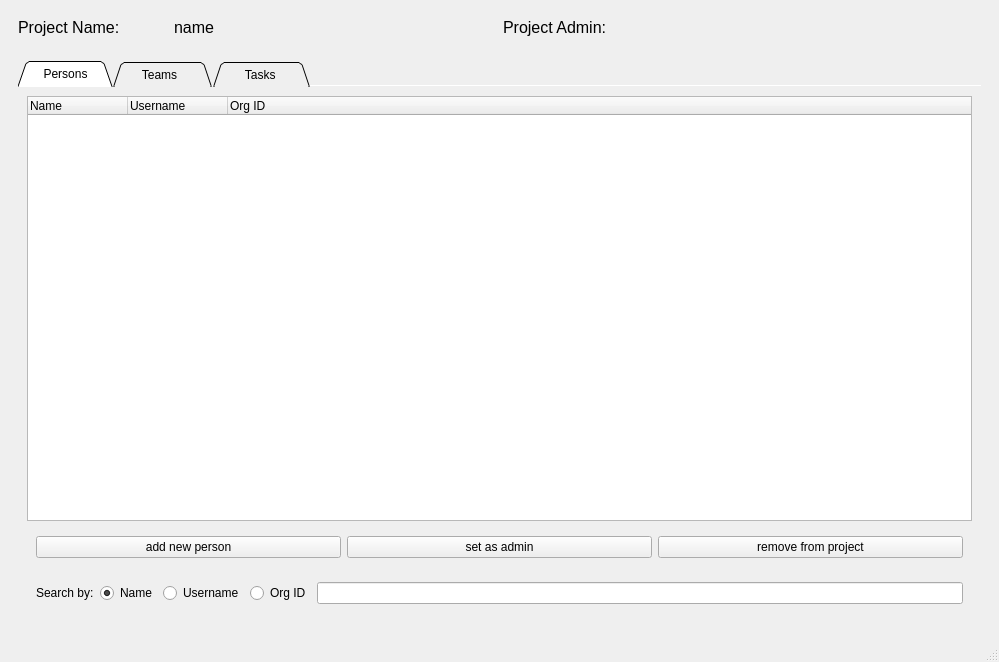
<?xml version="1.0" encoding="UTF-8"?>
<ui version="4.0">
 <class>ProjectsWindow</class>
 <widget class="QMainWindow" name="ProjectsWindow">
  <property name="geometry">
   <rect>
    <x>0</x>
    <y>0</y>
    <width>999</width>
    <height>662</height>
   </rect>
  </property>
  <property name="windowTitle">
   <string>MainWindow</string>
  </property>
  <widget class="QWidget" name="centralwidget">
   <layout class="QVBoxLayout" name="verticalLayout">
    <item>
     <widget class="QWidget" name="projects_page_header_widget" native="true">
      <layout class="QHBoxLayout" name="horizontalLayout">
       <item>
        <widget class="QLabel" name="projects_name_label">
         <property name="maximumSize">
          <size>
           <width>150</width>
           <height>16777215</height>
          </size>
         </property>
         <property name="font">
          <font>
           <pointsize>12</pointsize>
          </font>
         </property>
         <property name="text">
          <string>Project Name:</string>
         </property>
        </widget>
       </item>
       <item>
        <widget class="QLabel" name="projects_name_text">
         <property name="font">
          <font>
           <pointsize>12</pointsize>
          </font>
         </property>
         <property name="text">
          <string>name</string>
         </property>
        </widget>
       </item>
       <item>
        <widget class="QLabel" name="Project_admin_label">
         <property name="maximumSize">
          <size>
           <width>150</width>
           <height>16777215</height>
          </size>
         </property>
         <property name="font">
          <font>
           <pointsize>12</pointsize>
          </font>
         </property>
         <property name="text">
          <string>Project Admin:</string>
         </property>
        </widget>
       </item>
       <item>
        <widget class="QLabel" name="Project_admin_text">
         <property name="font">
          <font>
           <pointsize>12</pointsize>
          </font>
         </property>
         <property name="text">
          <string/>
         </property>
        </widget>
       </item>
      </layout>
     </widget>
    </item>
    <item>
     <widget class="QWidget" name="projects_page_body_widget" native="true">
      <layout class="QVBoxLayout" name="verticalLayout_2">
       <item>
        <widget class="QTabWidget" name="project_tabs">
         <property name="autoFillBackground">
          <bool>false</bool>
         </property>
         <property name="tabShape">
          <enum>QTabWidget::Triangular</enum>
         </property>
         <property name="currentIndex">
          <number>0</number>
         </property>
         <property name="documentMode">
          <bool>true</bool>
         </property>
         <property name="tabsClosable">
          <bool>false</bool>
         </property>
         <property name="movable">
          <bool>false</bool>
         </property>
         <property name="tabBarAutoHide">
          <bool>false</bool>
         </property>
         <widget class="QWidget" name="project_persons_tab">
          <attribute name="title">
           <string>    Persons    </string>
          </attribute>
          <layout class="QVBoxLayout" name="verticalLayout_3">
           <item>
            <widget class="QTreeWidget" name="project_persons_tree_widget">
             <column>
              <property name="text">
               <string>Name</string>
              </property>
             </column>
             <column>
              <property name="text">
               <string>Username</string>
              </property>
             </column>
             <column>
              <property name="text">
               <string>Org ID</string>
              </property>
             </column>
            </widget>
           </item>
           <item>
            <widget class="QWidget" name="widget_2" native="true">
             <layout class="QHBoxLayout" name="horizontalLayout_2">
              <item>
               <widget class="QPushButton" name="projects_add_person_BTN">
                <property name="text">
                 <string>add new person</string>
                </property>
               </widget>
              </item>
              <item>
               <widget class="QPushButton" name="projects_set_admin_BTN">
                <property name="text">
                 <string>set as admin</string>
                </property>
               </widget>
              </item>
              <item>
               <widget class="QPushButton" name="projects_remove_person_BTN">
                <property name="text">
                 <string>remove from project</string>
                </property>
               </widget>
              </item>
             </layout>
            </widget>
           </item>
           <item>
            <widget class="QWidget" name="widget" native="true">
             <layout class="QHBoxLayout" name="horizontalLayout_3">
              <item>
               <widget class="QLabel" name="serarch_by_text_label">
                <property name="text">
                 <string>Search by:</string>
                </property>
               </widget>
              </item>
              <item>
               <widget class="QRadioButton" name="search_by_name_radio">
                <property name="text">
                 <string>Name</string>
                </property>
                <property name="checked">
                 <bool>true</bool>
                </property>
               </widget>
              </item>
              <item>
               <widget class="QRadioButton" name="search_by_username_radio">
                <property name="text">
                 <string>Username</string>
                </property>
               </widget>
              </item>
              <item>
               <widget class="QRadioButton" name="search_by_org_id_radio">
                <property name="text">
                 <string>Org ID</string>
                </property>
               </widget>
              </item>
              <item>
               <widget class="QLineEdit" name="search_line_edit"/>
              </item>
             </layout>
            </widget>
           </item>
          </layout>
         </widget>
         <widget class="QWidget" name="project_teams_tab">
          <attribute name="title">
           <string>     Teams       </string>
          </attribute>
          <layout class="QVBoxLayout" name="verticalLayout_4">
           <item>
            <widget class="QListWidget" name="project_teams_list_widget"/>
           </item>
           <item>
            <widget class="QWidget" name="widget_4" native="true">
             <layout class="QHBoxLayout" name="horizontalLayout_6">
              <item>
               <widget class="QComboBox" name="org_teams_combo_box">
                <item>
                 <property name="text">
                  <string>select...</string>
                 </property>
                </item>
               </widget>
              </item>
              <item>
               <widget class="QPushButton" name="project_teams_add_BTN">
                <property name="text">
                 <string>add team to project</string>
                </property>
               </widget>
              </item>
              <item>
               <widget class="QPushButton" name="project_teams_remove_BTN">
                <property name="text">
                 <string>remove team from project</string>
                </property>
               </widget>
              </item>
             </layout>
            </widget>
           </item>
           <item>
            <widget class="QWidget" name="widget_3" native="true">
             <layout class="QHBoxLayout" name="horizontalLayout_5">
              <item>
               <widget class="QPushButton" name="project_teams_sort_BTN">
                <property name="text">
                 <string>sort teams</string>
                </property>
               </widget>
              </item>
              <item>
               <widget class="QLineEdit" name="project_teams_search_line_edit">
                <property name="placeholderText">
                 <string>search ...</string>
                </property>
               </widget>
              </item>
             </layout>
            </widget>
           </item>
          </layout>
         </widget>
         <widget class="QWidget" name="project_tasks_tab">
          <attribute name="title">
           <string>      Tasks       </string>
          </attribute>
          <layout class="QVBoxLayout" name="verticalLayout_5">
           <item>
            <widget class="QWidget" name="widget_5" native="true">
             <layout class="QVBoxLayout" name="verticalLayout_6">
              <item>
               <widget class="QTreeWidget" name="project_tasks_tree_widget">
                <property name="sortingEnabled">
                 <bool>true</bool>
                </property>
                <property name="wordWrap">
                 <bool>false</bool>
                </property>
                <property name="headerHidden">
                 <bool>false</bool>
                </property>
                <attribute name="headerCascadingSectionResizes">
                 <bool>false</bool>
                </attribute>
                <attribute name="headerMinimumSectionSize">
                 <number>50</number>
                </attribute>
                <attribute name="headerDefaultSectionSize">
                 <number>180</number>
                </attribute>
                <column>
                 <property name="text">
                  <string>Title</string>
                 </property>
                </column>
                <column>
                 <property name="text">
                  <string>Owner</string>
                 </property>
                </column>
                <column>
                 <property name="text">
                  <string>Due Date</string>
                 </property>
                </column>
                <column>
                 <property name="text">
                  <string>Priority</string>
                 </property>
                </column>
                <column>
                 <property name="text">
                  <string>is archived</string>
                 </property>
                </column>
               </widget>
              </item>
             </layout>
            </widget>
           </item>
           <item>
            <widget class="QWidget" name="widget_6" native="true">
             <layout class="QHBoxLayout" name="horizontalLayout_7">
              <item>
               <widget class="QPushButton" name="add_new_task_BTN">
                <property name="text">
                 <string>Add new task</string>
                </property>
               </widget>
              </item>
              <item>
               <widget class="QPushButton" name="archive_unarchive_BTN">
                <property name="text">
                 <string>archive / unarchive</string>
                </property>
               </widget>
              </item>
              <item>
               <widget class="QPushButton" name="remove_task_BTN">
                <property name="text">
                 <string>Remove Task</string>
                </property>
               </widget>
              </item>
             </layout>
            </widget>
           </item>
           <item>
            <widget class="QWidget" name="widget_7" native="true">
             <layout class="QHBoxLayout" name="horizontalLayout_4">
              <item>
               <widget class="QLabel" name="search_by_task_text">
                <property name="text">
                 <string>search by:</string>
                </property>
               </widget>
              </item>
              <item>
               <widget class="QRadioButton" name="task_search_by_title">
                <property name="text">
                 <string>Tilte</string>
                </property>
                <property name="checked">
                 <bool>true</bool>
                </property>
               </widget>
              </item>
              <item>
               <widget class="QRadioButton" name="task_search_by_owner">
                <property name="text">
                 <string>Owner</string>
                </property>
               </widget>
              </item>
              <item>
               <widget class="QLineEdit" name="search_task_line_edit">
                <property name="placeholderText">
                 <string>search ...</string>
                </property>
               </widget>
              </item>
              <item>
               <widget class="QCheckBox" name="archived_checkbox">
                <property name="text">
                 <string>archived</string>
                </property>
                <property name="checked">
                 <bool>true</bool>
                </property>
               </widget>
              </item>
              <item>
               <widget class="QCheckBox" name="not_archived_checkbox">
                <property name="text">
                 <string>not archived</string>
                </property>
                <property name="checkable">
                 <bool>true</bool>
                </property>
                <property name="checked">
                 <bool>true</bool>
                </property>
               </widget>
              </item>
             </layout>
            </widget>
           </item>
          </layout>
         </widget>
        </widget>
       </item>
      </layout>
     </widget>
    </item>
   </layout>
  </widget>
  <widget class="QMenuBar" name="menubar">
   <property name="geometry">
    <rect>
     <x>0</x>
     <y>0</y>
     <width>999</width>
     <height>26</height>
    </rect>
   </property>
  </widget>
  <widget class="QStatusBar" name="statusbar"/>
 </widget>
 <resources/>
 <connections/>
</ui>
